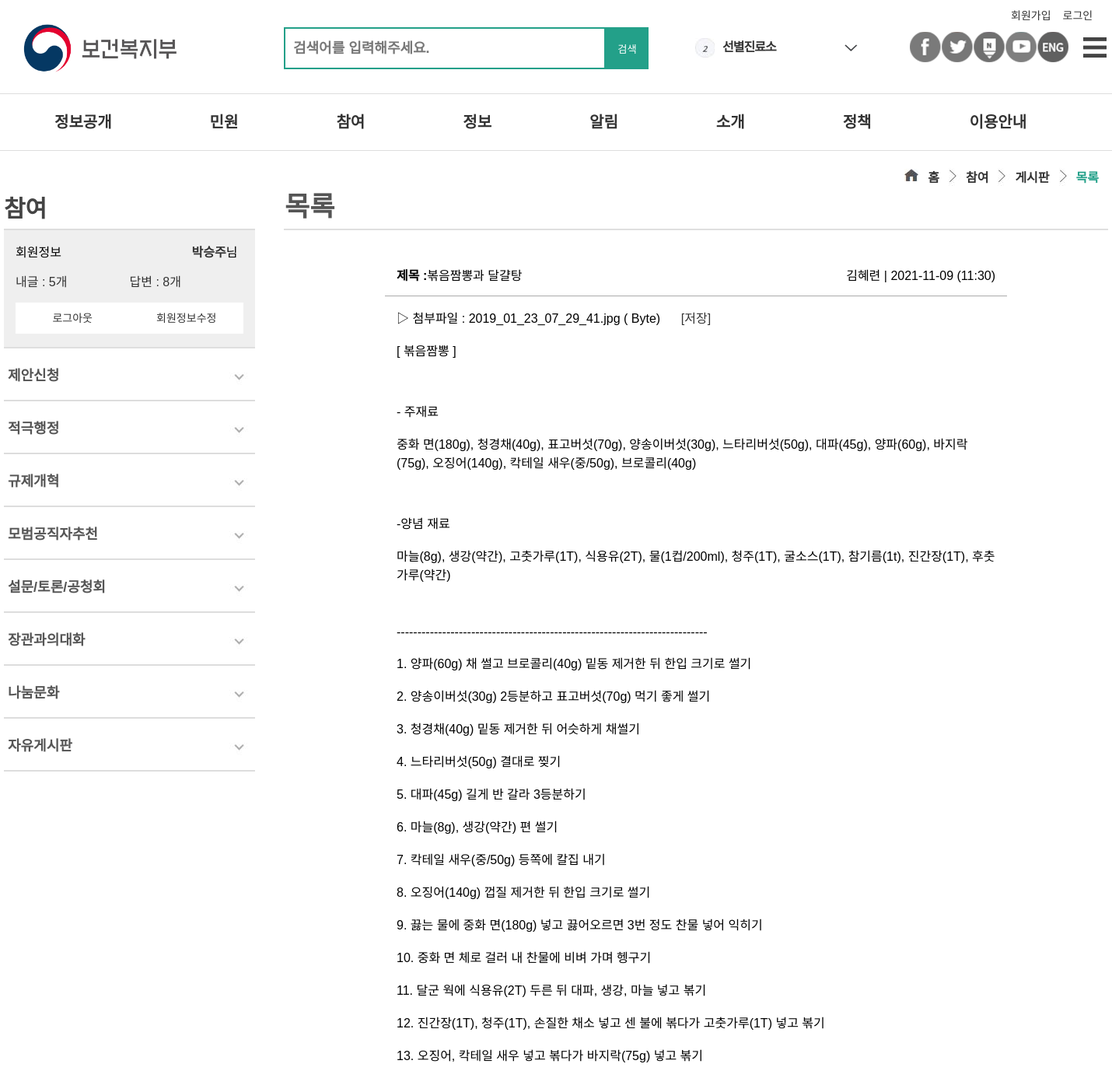
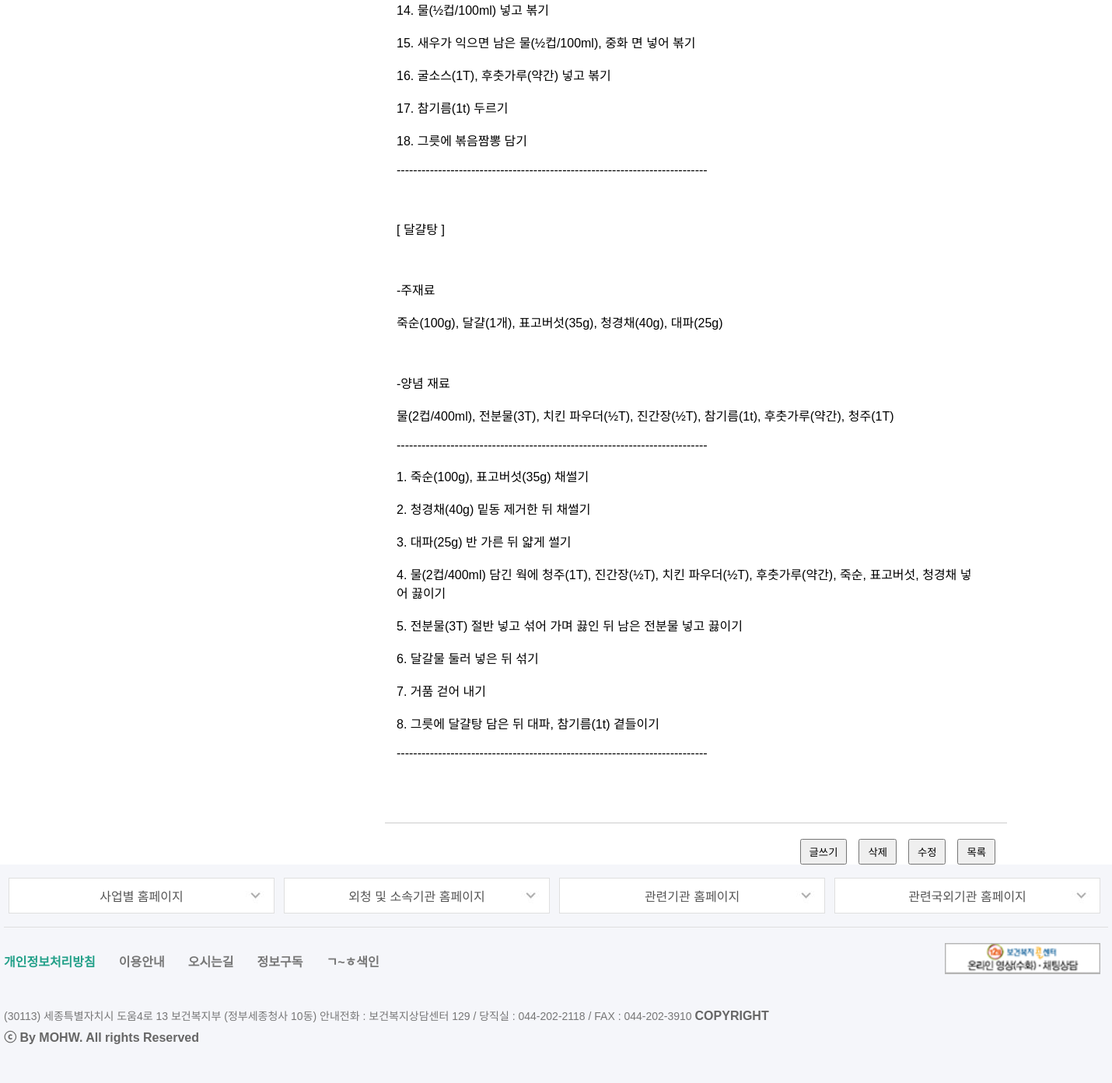
The app's page /board/board_view.php?num=2 with its own data (2 pictures, top to bottom).
### tables this page shows
create table board (
    num int not null auto_increment,
    id char(15) not null,
    name char(10) not null,
    subject char(200) not null,
    content text not null, 
    regist_day char(20) not null,
    hit int not null,
    file_name char(40),
    file_type char(40),
    file_copied char(40),
    primary key(num)
);

### board/board_view.php (the view, shortened to what this page needs)
<!DOCTYPE html>
<html lang="ko">
<head>
	<link rel="stylesheet" href="../include/css/common_layout.css" />
	<link rel="stylesheet" href="../include/css/sub_common.css"/>
	<link rel="stylesheet" href="../include/css/board.css" />
</head>
<body>
	<header>
		<?php include "../include/header.php";?>
	</header>
	<section>
		<div id="sub2Ct">
			<div id="content" class="cf">
				<div id="leftMenu" class="fl">
					<div class="menuTitle">
						<h2>참여</h2>
					</div>
					<div class="loginBox">
						<p>회원정보</p>
						<p><span class="bold">박승주</span>님<span class="font"></span></p>
						<div class="memberInfo cf">
							<ul>
								<li class="pdr"><a href="#">내글 :</a><span class="num3"><a href="#"> 5개</a></span></li>
								<li><a href="#">답변 :</a><span class="num4"><a href="#"> 8개</a></span></li>
							</ul>
						</div>
						<div class="logoutBottom cf">
							<ul class="cf">
								<li class="pdr"><a href="#">로그아웃</a></li>
								<li><a href="#">회원정보수정</a></li>
							</ul>
						</div>
					</div>
					<div class="menuList">
						<ul>
							<li><a href="#">제안신청</a>
							</li>
							<li><a href="#">적극행정</a>
							</li>
							<li><a href="#">규제개혁</a>
							</li>
							<li><a href="#">모범공직자추천</a>
							</li>
							<li><a href="#">설문/토론/공청회</a>
							</li>
							<li><a href="#">장관과의대화</a>
							</li>
							<li><a href="#">나눔문화</a>
							</li>
							<li><a href="sub03.php">자유게시판</a></li>
						</ul>
					</div>
				</div>
				<div id="rightContent" class="fr">
					<div id="contentTit" class="cf">
						<h2>목록</h2>
						<ul class="cf">
							<li class="first"><a href="../sub03/sub03.php">목록</a></li>
							<li><a href="../sub03/sub03.php">게시판</a></li>
							<li><a href="../sub03/sub03.php">참여</a></li>
							<li class="last"><a href="../sub03/sub03.php">홈</a></li>
						</ul>
					</div>
					<div id="boardBox">
		<?php
			$num = $_GET["num"];
			$page = $_GET["page"];
			$con = mysqli_connect(DBhost, DBuser, DBpass, DBname);
			$sql = "select * from board where num=$num";
			$result = mysqli_query($con, $sql);
			$row = mysqli_fetch_array($result);
			$name = $row['name'];
			$regist_day = $row['regist_day'];
			$subject = $row['subject'];
			$content = $row['content'];
			$file_name = $row['file_name'];
			$file_type = $row['file_type'];
			$file_copied = $row['file_copied'];
			$content = str_replace(" ", "&nbsp;", $content);
			$content = str_replace("\n", "<br>", $content);
		?>
						<ul id="viewContent">
							<li>
								<span class="col1"><b>제목 :</b><?=$subject?></span>
								<span class="col2"><?=$name?> | <?=$regist_day?></span>
							</li>
							<li>
								<?php
									if($file_name){
										$real_name = $file_copied;
										$file_path = "../data/".$real_name;
										$file_size = filesize($file_path);
										echo "▷ 첨부파일 : $file_name ($file_size Byte) &nbsp;&nbsp;&nbsp;&nbsp;
										<a href='download.php?num=$num&real_name=$real_name&file_name=$file_name&file_type=$file_type'>[저장]</a><br><br>";
									}
								?>
								<?=$content?>
							</li>
						</ul>
						<ul class="buttons">
							<li><button onclick="location.href = 'board_list.php?page=<?=$page?>'">목록</button></li>
							<li><button onclick="location.href = 'board_modify_form.php?num=<?=$num?>&page=<?=$page?>'">수정</button></li>
							<li><button onclick="location.href = 'board_delete.php?num=<?=$num?>&page=<?=$page?>'">삭제</button></li>
							<li><button onclick="location.href = 'board_form.php'">글쓰기</button></li>
						</ul>
					</div>
				</div>
			</div>
		</div>
	</section>
	<footer>
		<?php include"../include/footer.php";?>
	</footer>
</body>
</html>

### include/css/common_layout.css (style rules this page uses)
* { margin: 0; padding: 0; }
body { font-family:'Noto Sans KR', 'Malgun Gothic', '맑은 고딕', Dotum, '돋움', Arial, sans-serif; }
.fr { float: right; }
.cf:after { content: ''; clear: both; display: block; }

### include/css/sub_common.css (style rules this page uses)
#content { width: 1420px; margin: 0 auto; }
#leftMenu { width: 323px; }
#leftMenu .menuTitle { width: 323px; height: 99px; height: 100px; border-bottom: 2px solid #dddddd; }
#leftMenu .menuTitle h2 { padding-top: 50px;font-size: 30px; color: #444444; font-weight: bold; }
#leftMenu .menuList { width: 323px; }
#leftMenu .menuList>ul>li { border-bottom: 2px solid #dddddd; background: url(../images/bottom.jpg) no-repeat 290px 23px; }
#leftMenu .menuList>ul>li>a { display: block; font-size: 18px; font-weight: bold; color: #555555; padding: 20px 5px; }
.loginBox { width: 293px; height: 120px; background: #efefef; border-bottom: 2px solid #dfdfdf; padding: 15px; }
.loginBox p { width: 50%; float: left; font-size: 16px; }
.loginBox p .bold { padding-left: 80px; font-weight: bold; color: #333333; }
.loginBox .memberInfo { width: 293px; height: 50px; margin-top: 28px; }
.loginBox .memberInfo ul li { width: 50%; float: left;padding-top: 10px; }
.loginBox .logoutBottom { width: 293px; height: 40px; background: #ffffff; }
.loginBox .logoutBottom ul li { float: left; width: 50%; }
.loginBox .logoutBottom ul li a { display: block; text-align: center; line-height: 40px; font-size: 14px; }

### include/css/board.css (style rules this page uses)
#rightContent { width: 1060px; }
#contentTit { width: 1060px; height: 100px; border-bottom: 2px solid #dfdfdf; margin-bottom: 30px; }
#contentTit h2 { float: left; color: #555555; margin-top: 43px; font-size: 35px; padding-left: 1px; }
#contentTit ul { float: right; padding: 20px 10px; }
#contentTit ul li { float: right; padding-left: 30px; background:url(../../include/images/subright.jpg) no-repeat 2px 2px; }
#contentTit ul li.first a { color: #23a089; }
#contentTit ul li.last { background: url(../../include/images/home.jpg) no-repeat 2px 3px; }
#contentTit ul li a { display: block; padding: 1px 2px; font-weight: bold; font-size: 16px; }
#rightContent .buttons { text-align: right; margin: 20px 0 40px 0; }
#rightContent .buttons li { display: block; float: right; margin-right: 15px; }
#rightContent .buttons button { padding: 5px 10px; cursor: pointer; }
#boardBox { width: 800px; margin: 0 auto; }
#viewContent li:nth-child(1) { padding: 15px; border-bottom: solid 1px #aaaaaa; }
#viewContent .col2 { float: right; }
#viewContent li:nth-child(2) { padding: 15px 15px 80px 15px; border-bottom: solid 1px #cccccc; }

### records on screen
board: subject "볶음짬뽕과 달걀탕", name "김혜련", regist_day "2021-11-09 (11:30)", file_name "2019_01_23_07_29_41.jpg", content "[ 볶음짬뽕 ] - 주재료 중화 면(180g), 청경채(40g), 표고버섯(70g), 양송이버섯(30g), 느타리버섯(50g), 대파(45g), 양파(60g), 바지락(75g), 오징어(140g), 칵테일 새우(중/50g), 브로콜리(40g) -양념 재료 마늘(8g), 생강(약간), 고춧가루(1T), 식용유(2T), 물(1컵/200ml), 청주(1T), 굴소스(1T), 참기름(1t), 진간장(1T), 후춧가루(약간) --------------------------------------------------------------------------- 1. 양파(60g) 채 썰고 브로콜리(40g) 밑동 제거한 뒤 한입 크기로 썰기 2. 양송이버섯(30g) 2등분하고 표고버섯(70g) 먹기 좋게 썰기 3. 청경채(40g) 밑동 제거한 뒤 어슷하게 채썰기 4. 느타리버섯(50g) 결대로 찢기 5. 대파(45g) 길게 반 갈라 3등분하기 6. 마늘(8g), 생강(약간) 편 썰기 7. 칵테일 새우(중/50g) 등쪽에 칼집 내기 8. 오징어(140g) 껍질 제거한 뒤 한입 크기로 썰기 9. 끓는 물에 중화 면(180g) 넣고 끓어오르면 3번 정도 찬물 넣어 익히기 10. 중화 면 체로 걸러 내 찬물에 비벼 가며 헹구기 11. 달군 웍에 식용유(2T) 두른 뒤 대파, 생강, 마늘 넣고 볶기 12. 진간장(1T), 청주(1T), 손질한 채소 넣고…"
